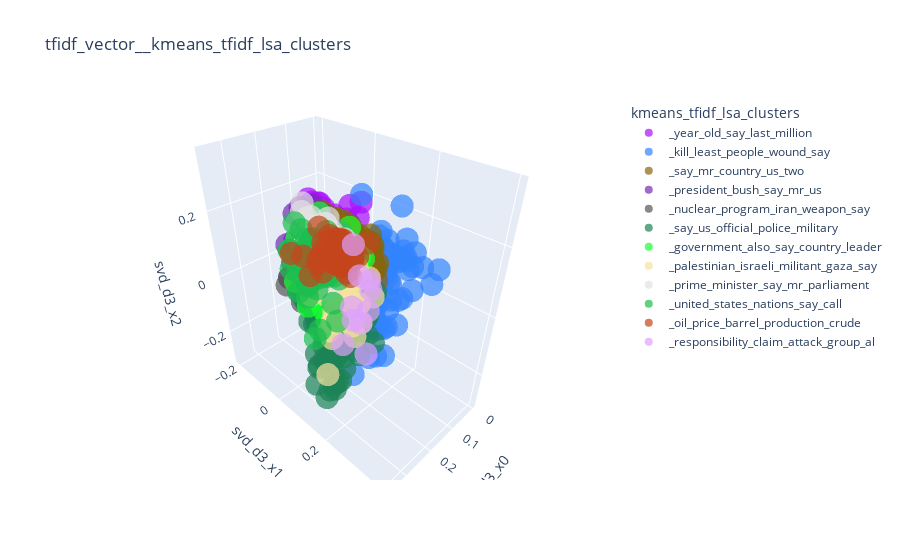

Notebook code for this chart:
### Code cell
plotter_3d_cluster(ner_dataset,"tfidf_vector","kmeans_tfidf_lsa_clusters")
